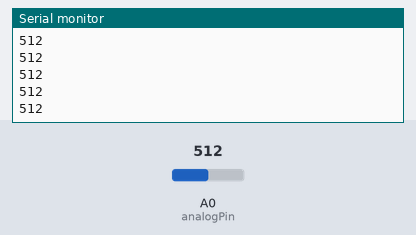
The sketch below on a simulated Arduino Uno, built with avr-gcc and run on an emulated ATmega328P. On the bench: the last lines printed to the serial monitor. The test bench sets the inputs (shaded band); at power-on: A0 (analogPin) = 512.

Above: at 1.2 s.
1.3 s: A0 (analogPin) set to 716
At 1.31 s:
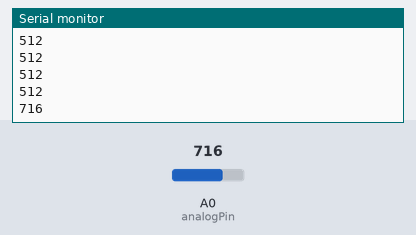
2.8 s: A0 (analogPin) set to 900
At 2.81 s:
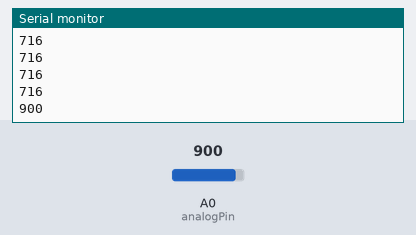
Timing chart, 0 to 5.8 s (numbered marks = the images above; inputs shaded):
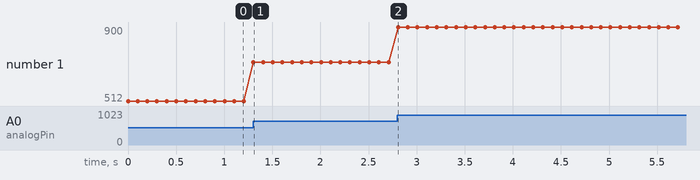

The sketch:

asi_test.ino
```cpp
/*
 * Reads raw data from the airspeed sensor and writes it to serial.
 *
 * author: Wiley Matthews
 */

int analogPin = A0;

void setup() {
  // put your setup code here, to run once:
  Serial.begin(9600);
  Serial.setTimeout(10);

}

void loop() {
  // put your main code here, to run repeatedly:
  int data = analogRead(analogPin);
  Serial.println(data);
  delay(100);

}
```

Measured:
- after the input at 1.3 s, the serial monitor: prints a new line at once (image 1)
- after the input at 2.8 s, the serial monitor: prints a new line at once (image 2)
- plotted number 1: 512 → 716 after the input at 1.3 s, 716 → 900 after the input at 2.8 s
